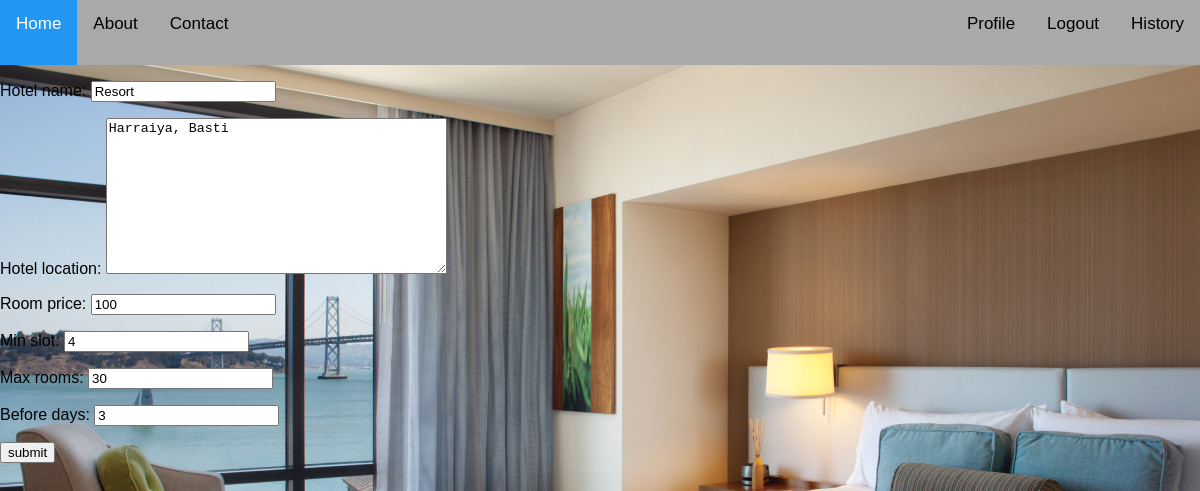
The app's page /manage_bookings/update/1/ with its own data.
### Managerapp/models.py (models this page shows)
class Hotel_Details(models.Model):
    hotel_name = models.CharField(max_length=50)
    hotel_location = models.TextField()
    room_price = models.IntegerField(default=True)
    max_rooms = models.IntegerField(default=True)
    before_days=models.IntegerField(default=True)
    min_slot=models.IntegerField(default=True)

### Managerapp/views.py (the view)
# urls.py: path('update/<int:pk>/', views.Update, name='Update'),
def Update(request, pk):
    hotel=get_object_or_404(Hotel_Details,pk=pk)
    if request.method == "POST":
        form = forms.Hotel_form(request.POST, instance=hotel)
        if form.is_valid():
            hotel = form.save(commit=False)
            hotel.save()
            return redirect('Hotel_list')
    else:
        form = forms.Hotel_form(instance=hotel)
    return render(request, 'Managerapp/hotel_form.html', {'form': form})

### Managerapp/forms.py
class Hotel_form(forms.ModelForm):
    class Meta:
        model=Hotel_Details
        fields=['hotel_name','hotel_location','room_price','min_slot','max_rooms','before_days']

### templates/Managerapp/hotel_form.html (shortened to what this page needs)
{% extends 'Managerapp/base.html' %}
{% load static %}
{% block body_block %}
<div class="container">
    <form method="post">
        {{ form.as_p }}
        <input type="submit"  value="submit">
    </form>
</div>
{% endblock %}

### records on screen
Hotel_Details: hotel_name "Resort", hotel_location "Harraiya, Basti", room_price "100", min_slot "4", max_rooms "30", before_days "3"
